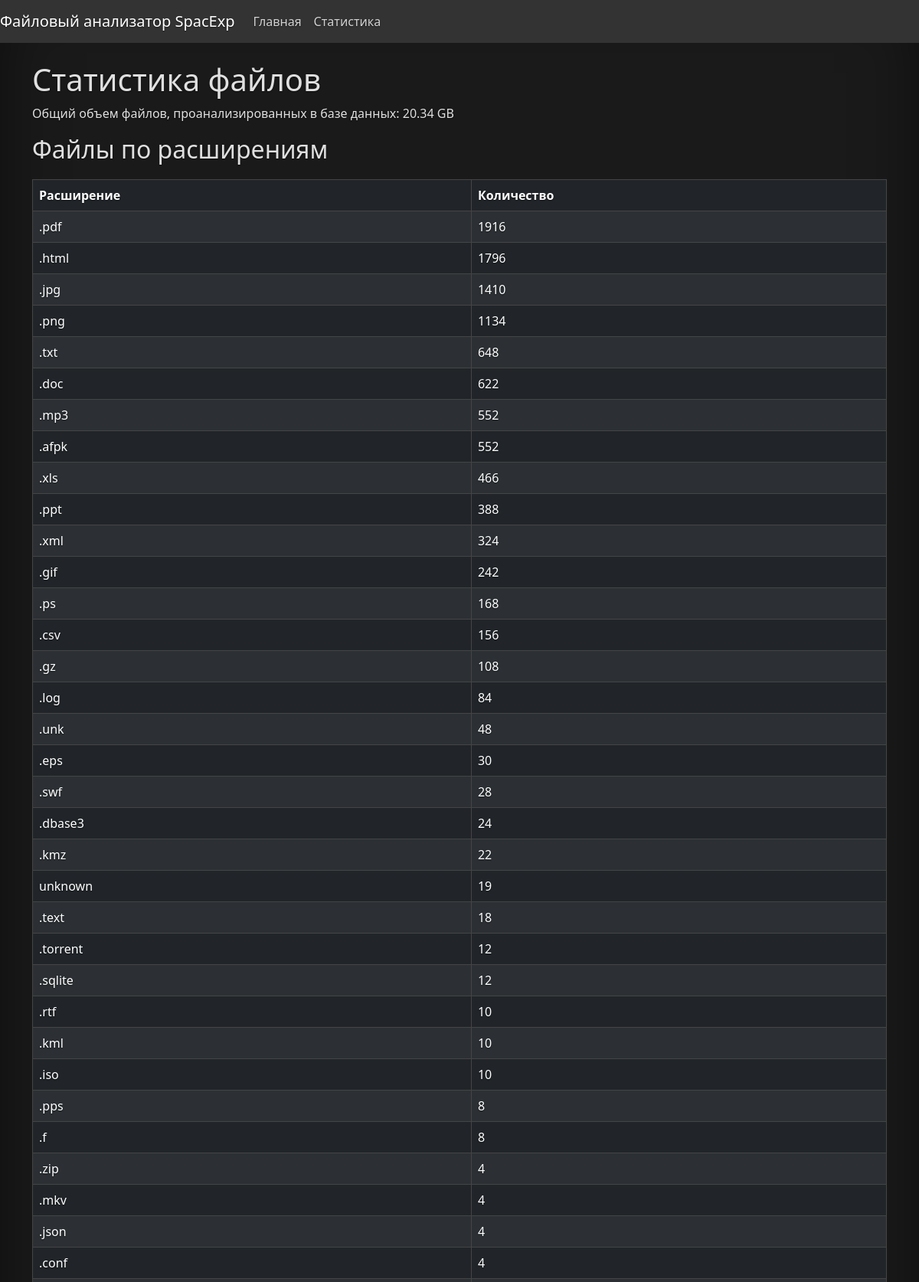
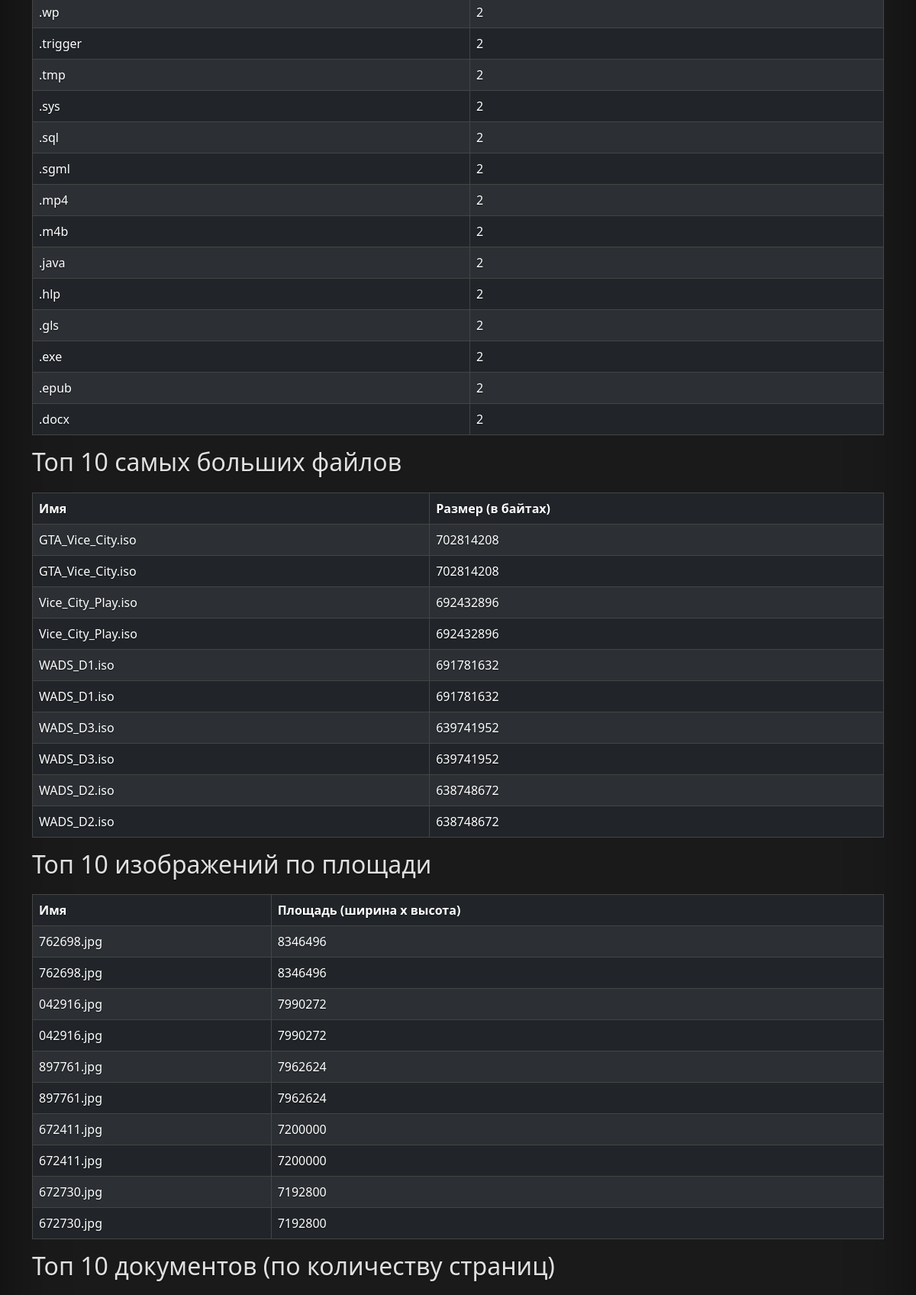
/analyze/ (upper part), run on the app's committed database (2 pictures, top to bottom).
### spacexapp/models.py (models this page shows, shortened)
class FileMetadata(models.Model):
    name = models.CharField(max_length=255)
    extension = models.CharField(max_length=50)
    size = models.IntegerField()  # Размер в байтах
    width = models.IntegerField(null=True, blank=True)
    height = models.IntegerField(null=True, blank=True)
    created = models.DateTimeField()
    modified = models.DateTimeField()
    xres = models.IntegerField(null=True, blank=True)  # xres field
    yres = models.IntegerField(null=True, blank=True)  # yres field
    page_count = models.IntegerField(null=True, blank=True)  # page_count field

### spacexapp/views.py (the view)
# urls.py: path('analyze/', views.analyze_files, name='analyze_files'),  # Страница анализа
def analyze_files(request):
    stats_by_extension = (
        FileMetadata.objects
        .values('extension')
        .annotate(count=Count('id'))
        .order_by('-count')
    )
    largest_files = FileMetadata.objects.order_by('-size')[:10]
    largest_images = (
        FileMetadata.objects
        .filter(extension__in=['.jpg', '.png', '.jpeg', '.bmp', '.gif'])  # Только изображения
        .exclude(Q(width__isnull=True) | Q(height__isnull=True) | Q(width=0) | Q(height=0))  # Исключаем записи с пустыми или нулевыми значениями
        .annotate(area=F('width') * F('height'))  # Рассчитываем площадь
        .order_by('-area')[:10]  # Сортируем по убыванию площади
    )
    largest_docs = (
        FileMetadata.objects
        .filter(extension__in=['.pdf', '.doc', '.docx', '.ppt', '.pptx'])
        .exclude(Q(page_count__isnull=True) | Q(page_count=0))  # Исключаем записи с отсутствующим числом страниц
        .order_by('-page_count')[:10]
    )
    total_size = FileMetadata.objects.aggregate(total=Sum('size'))['total'] or 0
    total_size_gb = total_size / (1024 ** 3)
    context = {
        'stats_by_extension': stats_by_extension,
        'largest_files': largest_files,
        'largest_images': largest_images,
        'largest_docs': largest_docs,
        'total_size_gb': total_size_gb,
    }
    return render(request, "spacexapp/analyze_files.html", context)

### spacexapp/templates/spacexapp/analyze_files.html (shortened to what this page needs)
{% extends 'spacexapp/base.html' %}
{% block content %}
<h1>Статистика файлов</h1>
<p>Общий объем файлов, проанализированных в базе данных: {{ total_size_gb|floatformat:2 }} GB</p>
<h2>Файлы по расширениям</h2>
<table class="table table-striped table-hover">
    <thead>
        <tr>
            <th>Расширение</th>
            <th>Количество</th>
        </tr>
    </thead>
    <tbody>
        {% for stat in stats_by_extension %}
        <tr>
            <td>{{ stat.extension }}</td>
            <td>{{ stat.count }}</td>
        </tr>
        {% endfor %}
    </tbody>
</table>
<h2>Топ 10 самых больших файлов</h2>
<table class="table table-striped table-hover">
    <thead>
        <tr>
            <th>Имя</th>
            <th>Размер (в байтах)</th>
        </tr>
    </thead>
    <tbody>
        {% for file in largest_files %}
        <tr>
            <td>{{ file.name }}</td>
            <td>{{ file.size }}</td>
        </tr>
        {% endfor %}
    </tbody>
</table>
<h2>Топ 10 изображений по площади</h2>
<table class="table table-striped table-hover">
    <thead>
        <tr>
            <th>Имя</th>
            <th>Площадь (ширина x высота)</th>
        </tr>
    </thead>
    <tbody>
        {% for image in largest_images %}
        <tr>
            <td>{{ image.name }}</td>
            <td>{{ image.area }}</td>
        </tr>
        {% empty %}
        <tr>
            <td colspan="2">Нет данных о размере изображений</td>
        </tr>
        {% endfor %}
    </tbody>
</table>
<h2>Топ 10 документов (по количеству страниц)</h2>
{% endblock %}

### spacexapp/templates/spacexapp/base.html (shortened to what this page needs)
{% load static %}
<!DOCTYPE html>
<html lang="en" class="h-100" data-bs-theme="dark">
<head>
    <link rel="stylesheet" href="{% static 'css/bootstrap.min.css' %}">
    <link rel="stylesheet" href="{% static 'css/cover.css' %}">
</head>
<body>
    <nav class="navbar navbar-expand-lg navbar-dark">
        <a class="navbar-brand" href="/">Файловый анализатор SpacExp</a>
        <div class="collapse navbar-collapse">
            <ul class="navbar-nav ml-auto">
                <li class="nav-item"><a class="nav-link" href="/">Главная</a></li>
                <li class="nav-item"><a class="nav-link" href="/analyze/">Статистика</a></li>
            </ul>
        </div>
    </nav>
    <div class="container mt-4">
        {% block content %}{% endblock %}
    </div>
</body>
</html>

### static/css/cover.css (style rules this page uses)
body { text-shadow: 0 .05rem .1rem rgba(0, 0, 0, .5); box-shadow: inset 0 0 5rem rgba(0, 0, 0, .5); }

### spacexapp/templates/spacexapp/base.html (style rules this page uses)
body, html { height: 100%; margin: 0; background-color: #1a1a1a; color: #e0e0e0; display: flex; flex-direction: column; }
nav.navbar { background-color: #333333; color: white; }
nav.navbar a.nav-link { color: #d3d3d3 !important; }
table { width: 100%; border-collapse: collapse; margin-top: 20px; }
th, td { padding: 12px; text-align: left; border: 1px solid #444444; }
th { background-color: #555555; color: #ffffff; }
tr:nth-child(even) { background-color: #333333; }
tr:nth-child(odd) { background-color: #444444; }

### data on the page
FileMetadata: name "762698.jpg", area "8346496"
FileMetadata: name "042916.jpg", area "7990272"
FileMetadata: name "897761.jpg", area "7962624"
FileMetadata: name "672411.jpg", area "7200000"
FileMetadata: name "672730.jpg", area "7192800"

### other printed values
{{ total_size_gb|floatformat:2 }} "20.34"
{{ stat.extension }} ".pdf" ".html" ".jpg" ".png" ".txt" ".doc" ".mp3" ".afpk" ".xls" ".ppt" ".xml" ".gif" ".ps" ".csv" ".gz" ".log" ".unk" ".eps" ".swf" ".dbase3" ".kmz" "unknown" ".text" ".torrent" ".sqlite" ".rtf" ".kml" ".iso" ".pps" ".f" ".zip" ".mkv" ".json" ".conf" ".wp" ".trigger" ".tmp" ".sys" ".sql" ".sgml" ".mp4" ".m4b" ".java" ".hlp" ".gls" ".exe" ".epub" ".docx"
{{ stat.count }} "1916" "1796" "1410" "1134" "648" "622" "552" "552" "466" "388" "324" "242" "168" "156" "108" "84" "48" "30" "28" "24" "22" "19" "18" "12" "12" "10" "10" "10" "8" "8" "4" "4" "4" "4" "2" "2" "2" "2" "2" "2" "2" "2" "2" "2" "2" "2" "2" "2"
